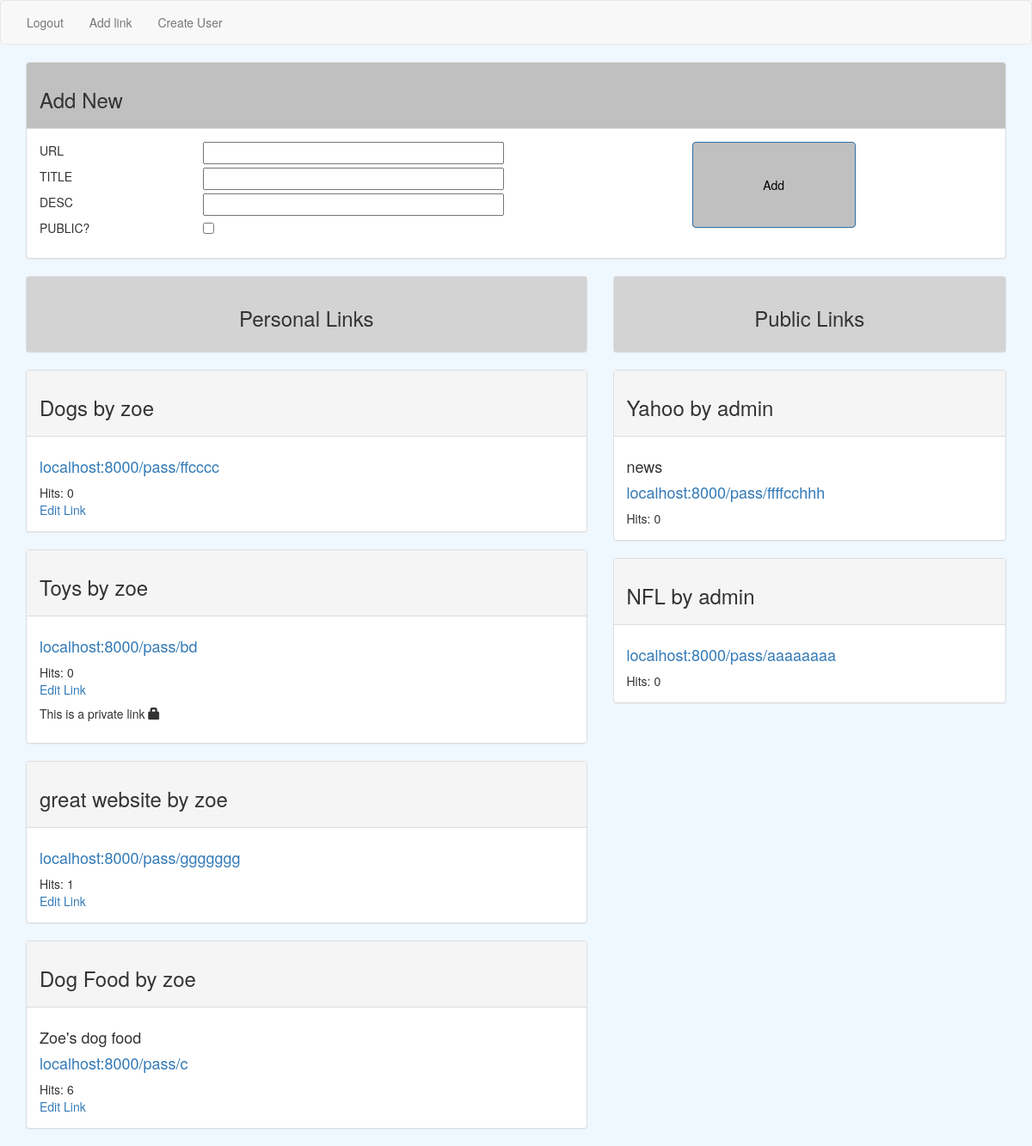
/ (signed in), run on an earlier commit of the app's database.
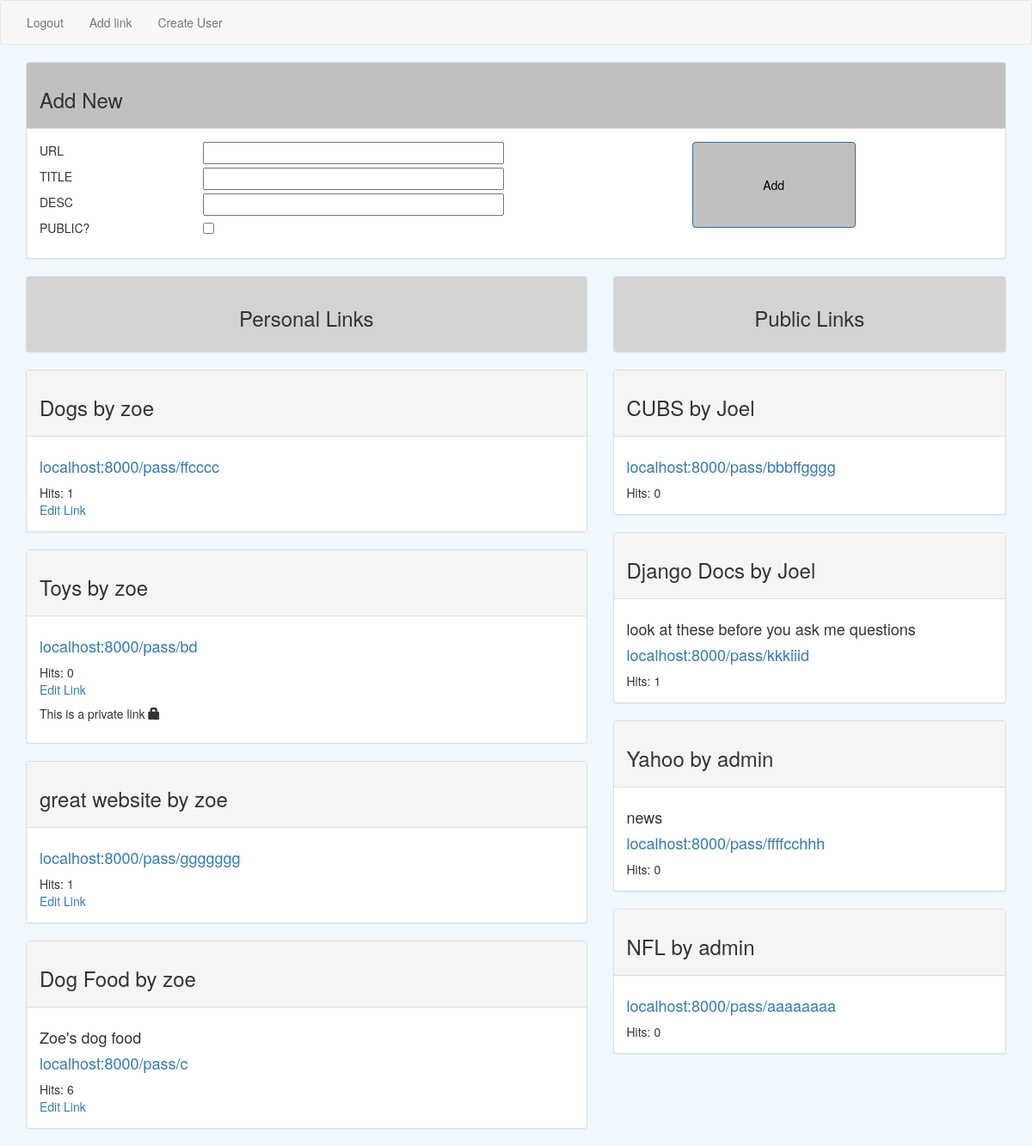
And on a later commit of the database.
### app/models.py (models this page shows, shortened)
class Link(models.Model):
    url = models.URLField(max_length = 250)
    title = models.CharField(max_length = 50)
    description = models.CharField(max_length = 150, null=True, blank=True)
    user = models.ForeignKey('auth.User')
    created = models.DateTimeField(auto_now_add=True)
    short_url = models.CharField(max_length = 40)
    public = models.BooleanField(default=False)
    class Meta:
        ordering = ['-created']
    @property
    def count(self):
        return self.hit_set.all().count

### app/views.py (the view)
# urls.py: url(r'^$', LinkListView.as_view(), name="link_list_view"),
class LinkListView(ListView):
    model = Link
    def get_context_data(self):
        context = super().get_context_data()
        if not self.request.user.is_authenticated:
            public = Link.objects.filter(public = True)
            context["public"] = public
        else:
            user_link = Link.objects.filter(user= self.request.user)
            public = Link.objects.filter(public = True)
            public_ex = public.exclude(user = self.request.user)
            context["user_link"] = user_link
            context["public_ex"] = public_ex
        return context

### templates/app/link_list.html (shortened to what this page needs)
{% extends 'base.html' %}
{% block content %}
{% if not request.user.is_authenticated %}
{% for link in public %}
<div class="panel panel-default">
 <div class="panel-body">
   <h2>{{ link.title }} by {{ link.user }}</h2>
    <h4>{{ link.description }}</h4>
      <h3><a href="{% url 'pass_through_view' link.short_url%}">localhost:8000/pass/{{ link.short_url }}</a></h3>
        Hits: {{ link.count }}<br>
{% if link.user == request.user %}
<a href="{% url 'link_update_view' link.id%}">Edit Link</a>
{% endif %}
</div>
</div>
{% endfor %}
{% else %}
<div class="row">
  <div class="col-md-12">
    <div class="panel panel-default">
      <div class="panel-heading add-new">
        <h3>Add New</h3>
      </div>
     <div class="panel-body">
       <form name="form" class="" action="{% url 'link_create_view' %}" method="post">
         <div class="row">
           <div class="col-md-2">
             <div class="row input-box"> URL </div>
             <div class="row input-box"> TITLE  </div>
             <div class="row input-box"> DESC </div>
             <div class="row input-box"> PUBLIC? </div>
           </div>
             <div class="col-md-6">
               <div class="row input-box"> <input class="box" type="text" name="url" value=""> </div>
               <div class="row input-box"> <input class="box" type="text" name="title" value=""> </div>
               <div class="row input-box"> <input class="box" type="text" name="description" value=""> </div>
               <div class="row input-box"> <input type="checkbox" name="public" value="True">
                </div>
             </div>
             <div class="col-md-3">
               <input type="submit" onclick="fillForm();" class="btn btn-primary add-link" name="name" value="Add">
             </div>
           </div>
       </form>
     </div>
   </div>
  </div>
</div>
<div class="row">
  <div class="col-md-7">
    <div class="panel panel-default">
     <div class="panel-body link-tab-top">
       <h3>Personal Links</h3>
     </div>
   </div>
{% for link in user_link %}
<div class="panel panel-default">
   <div class="panel-heading">
 <h3>{{ link.title }} by {{ link.user }}</h3>
   </div>
 <div class="panel-body">
    <h4>{{ link.description }}</h4>
      <h4><a href="{% url 'pass_through_view' link.short_url%}">localhost:8000/pass/{{ link.short_url }}</a></h4>
        Hits: {{ link.count }}<br>
{% if link.user == request.user %}
<a href="{% url 'link_update_view' link.id%}">Edit Link</a>
{% endif %}
{% if link.user == request.user and link.public == False %}
<h5> This is a private link <span class="glyphicon glyphicon-lock" aria-hidden="true"></span></h5> {% endif %}
</div>
</div>
{% endfor %}
{% endif %}
</div>
<div class="col-md-5">
{% if request.user.is_authenticated %}
<div class="panel panel-default">
 <div class="panel-body link-tab-top">
   <h3>Public Links</h3>
 </div>
</div>
{% for link in public_ex %}
<div class="panel panel-default">
 <div class="panel-heading">
<h3>{{ link.title }} by {{ link.user }}</h3>
</div>
<div class="panel-body">
 <h4>{{ link.description }}</h4>
   <h4><a href="{% url 'pass_through_view' link.short_url%}">localhost:8000/pass/{{ link.short_url }}</a></h4>
     Hits: {{ link.count }}
     </div>
 </div>
{% endfor %}
{% endif %}
</div>
</div>
{% endblock %}

What changed in the data, as far as the page shows it:
computed for Link "Dogs": count "0" → "1"
added Link: title "CUBS", user "Joel", short_url "bbbffgggg", count "0", shown under "Public Links"
added Link: title "Django Docs", user "Joel", description "look at these before you ask me questions", short_url "kkkiiid", count "1", shown under "Public Links"
